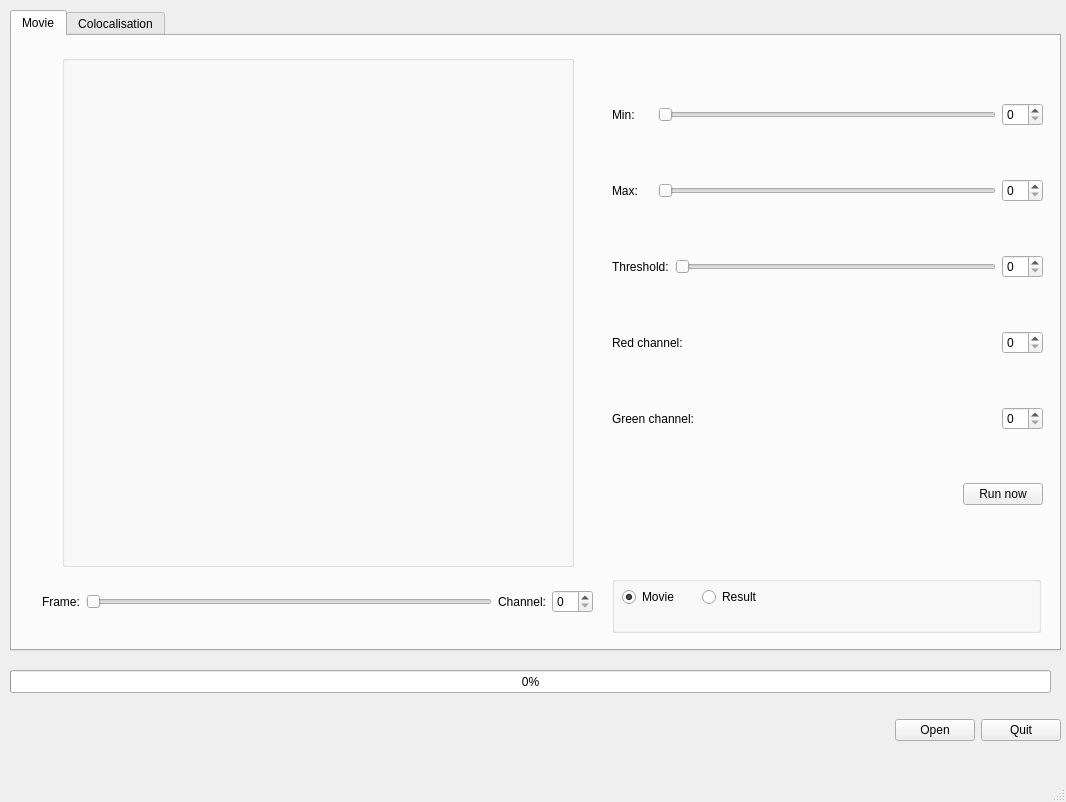
<?xml version="1.0" encoding="UTF-8"?>
<ui version="4.0">
 <class>MainWindow</class>
 <widget class="QMainWindow" name="MainWindow">
  <property name="geometry">
   <rect>
    <x>0</x>
    <y>0</y>
    <width>1066</width>
    <height>802</height>
   </rect>
  </property>
  <property name="windowTitle">
   <string>MainWindow</string>
  </property>
  <widget class="QWidget" name="centralwidget">
   <widget class="QTabWidget" name="tabWidget">
    <property name="geometry">
     <rect>
      <x>10</x>
      <y>10</y>
      <width>1051</width>
      <height>641</height>
     </rect>
    </property>
    <property name="currentIndex">
     <number>0</number>
    </property>
    <widget class="QWidget" name="movie_tab">
     <attribute name="title">
      <string>Movie</string>
     </attribute>
     <widget class="QGroupBox" name="movie_groupbox">
      <property name="geometry">
       <rect>
        <x>50</x>
        <y>19</y>
        <width>512</width>
        <height>512</height>
       </rect>
      </property>
      <property name="title">
       <string/>
      </property>
     </widget>
     <widget class="QWidget" name="horizontalLayoutWidget">
      <property name="geometry">
       <rect>
        <x>30</x>
        <y>540</y>
        <width>551</width>
        <height>51</height>
       </rect>
      </property>
      <layout class="QHBoxLayout" name="horizontalLayout">
       <item>
        <widget class="QLabel" name="label">
         <property name="text">
          <string>Frame:</string>
         </property>
        </widget>
       </item>
       <item>
        <widget class="QSlider" name="frame_slider">
         <property name="orientation">
          <enum>Qt::Horizontal</enum>
         </property>
        </widget>
       </item>
       <item>
        <widget class="QLabel" name="label_7">
         <property name="text">
          <string>Channel:</string>
         </property>
        </widget>
       </item>
       <item>
        <widget class="QSpinBox" name="channel_spinbox"/>
       </item>
      </layout>
     </widget>
     <widget class="QWidget" name="verticalLayoutWidget">
      <property name="geometry">
       <rect>
        <x>600</x>
        <y>20</y>
        <width>431</width>
        <height>501</height>
       </rect>
      </property>
      <layout class="QVBoxLayout" name="verticalLayout">
       <item>
        <layout class="QHBoxLayout" name="horizontalLayout_3">
         <item>
          <widget class="QLabel" name="label_2">
           <property name="text">
            <string>Min:     </string>
           </property>
          </widget>
         </item>
         <item>
          <widget class="QSlider" name="fmin_slider">
           <property name="orientation">
            <enum>Qt::Horizontal</enum>
           </property>
          </widget>
         </item>
         <item>
          <widget class="QSpinBox" name="fmin_spinbox"/>
         </item>
        </layout>
       </item>
       <item>
        <layout class="QHBoxLayout" name="horizontalLayout_4">
         <item>
          <widget class="QLabel" name="label_3">
           <property name="text">
            <string>Max:    </string>
           </property>
          </widget>
         </item>
         <item>
          <widget class="QSlider" name="fmax_slider">
           <property name="orientation">
            <enum>Qt::Horizontal</enum>
           </property>
          </widget>
         </item>
         <item>
          <widget class="QSpinBox" name="fmax_spinbox"/>
         </item>
        </layout>
       </item>
       <item>
        <layout class="QHBoxLayout" name="horizontalLayout_8">
         <item>
          <widget class="QLabel" name="label_5">
           <property name="text">
            <string>Threshold:</string>
           </property>
          </widget>
         </item>
         <item>
          <widget class="QSlider" name="threshold_slider">
           <property name="orientation">
            <enum>Qt::Horizontal</enum>
           </property>
          </widget>
         </item>
         <item>
          <widget class="QSpinBox" name="threshold_spinbox"/>
         </item>
        </layout>
       </item>
       <item>
        <layout class="QHBoxLayout" name="horizontalLayout_5">
         <item>
          <widget class="QLabel" name="label_4">
           <property name="text">
            <string>Red channel:</string>
           </property>
          </widget>
         </item>
         <item>
          <spacer name="horizontalSpacer_3">
           <property name="orientation">
            <enum>Qt::Horizontal</enum>
           </property>
           <property name="sizeHint" stdset="0">
            <size>
             <width>40</width>
             <height>20</height>
            </size>
           </property>
          </spacer>
         </item>
         <item>
          <widget class="QSpinBox" name="red_channel_spinbox"/>
         </item>
        </layout>
       </item>
       <item>
        <layout class="QHBoxLayout" name="horizontalLayout_6">
         <item>
          <widget class="QLabel" name="label_6">
           <property name="text">
            <string>Green channel:</string>
           </property>
          </widget>
         </item>
         <item>
          <spacer name="horizontalSpacer_4">
           <property name="orientation">
            <enum>Qt::Horizontal</enum>
           </property>
           <property name="sizeHint" stdset="0">
            <size>
             <width>40</width>
             <height>20</height>
            </size>
           </property>
          </spacer>
         </item>
         <item>
          <widget class="QSpinBox" name="green_channel_spinbox"/>
         </item>
        </layout>
       </item>
       <item>
        <layout class="QHBoxLayout" name="horizontalLayout_9">
         <item>
          <spacer name="horizontalSpacer_2">
           <property name="orientation">
            <enum>Qt::Horizontal</enum>
           </property>
           <property name="sizeHint" stdset="0">
            <size>
             <width>40</width>
             <height>20</height>
            </size>
           </property>
          </spacer>
         </item>
         <item>
          <widget class="QPushButton" name="run_button">
           <property name="text">
            <string>Run now</string>
           </property>
          </widget>
         </item>
        </layout>
       </item>
      </layout>
     </widget>
     <widget class="QWidget" name="layoutWidget">
      <property name="geometry">
       <rect>
        <x>600</x>
        <y>540</y>
        <width>429</width>
        <height>57</height>
       </rect>
      </property>
      <layout class="QHBoxLayout" name="horizontalLayout_10">
       <item>
        <widget class="QGroupBox" name="radio_groupbox">
         <property name="title">
          <string/>
         </property>
         <widget class="QRadioButton" name="result_radio">
          <property name="geometry">
           <rect>
            <x>90</x>
            <y>10</y>
            <width>75</width>
            <height>22</height>
           </rect>
          </property>
          <property name="text">
           <string>Result</string>
          </property>
         </widget>
         <widget class="QRadioButton" name="movie_radio">
          <property name="geometry">
           <rect>
            <x>10</x>
            <y>10</y>
            <width>73</width>
            <height>22</height>
           </rect>
          </property>
          <property name="text">
           <string>Movie</string>
          </property>
          <property name="checked">
           <bool>true</bool>
          </property>
         </widget>
        </widget>
       </item>
      </layout>
     </widget>
    </widget>
    <widget class="QWidget" name="colocalisation_tab">
     <attribute name="title">
      <string>Colocalisation</string>
     </attribute>
     <widget class="QGroupBox" name="coloc_groupbox">
      <property name="geometry">
       <rect>
        <x>50</x>
        <y>20</y>
        <width>512</width>
        <height>512</height>
       </rect>
      </property>
      <property name="title">
       <string/>
      </property>
     </widget>
     <widget class="QWidget" name="verticalLayoutWidget_2">
      <property name="geometry">
       <rect>
        <x>600</x>
        <y>20</y>
        <width>431</width>
        <height>501</height>
       </rect>
      </property>
      <layout class="QVBoxLayout" name="verticalLayout_2">
       <item>
        <layout class="QHBoxLayout" name="horizontalLayout_7">
         <item>
          <widget class="QLabel" name="label_8">
           <property name="text">
            <string>Overlap:</string>
           </property>
          </widget>
         </item>
         <item>
          <spacer name="horizontalSpacer_5">
           <property name="orientation">
            <enum>Qt::Horizontal</enum>
           </property>
           <property name="sizeHint" stdset="0">
            <size>
             <width>40</width>
             <height>20</height>
            </size>
           </property>
          </spacer>
         </item>
         <item>
          <widget class="QSpinBox" name="overlap_spinbox">
           <property name="maximum">
            <number>100</number>
           </property>
           <property name="value">
            <number>0</number>
           </property>
          </widget>
         </item>
        </layout>
       </item>
       <item>
        <layout class="QHBoxLayout" name="horizontalLayout_11">
         <item>
          <spacer name="horizontalSpacer_6">
           <property name="orientation">
            <enum>Qt::Horizontal</enum>
           </property>
           <property name="sizeHint" stdset="0">
            <size>
             <width>40</width>
             <height>20</height>
            </size>
           </property>
          </spacer>
         </item>
         <item>
          <widget class="QPushButton" name="update_button">
           <property name="text">
            <string>Update</string>
           </property>
          </widget>
         </item>
         <item>
          <widget class="QPushButton" name="reset_button">
           <property name="text">
            <string>Reset</string>
           </property>
          </widget>
         </item>
        </layout>
       </item>
       <item>
        <widget class="QTableView" name="results_table"/>
       </item>
      </layout>
     </widget>
     <widget class="QWidget" name="horizontalLayoutWidget_4">
      <property name="geometry">
       <rect>
        <x>30</x>
        <y>540</y>
        <width>421</width>
        <height>51</height>
       </rect>
      </property>
      <layout class="QHBoxLayout" name="horizontalLayout_12">
       <item>
        <widget class="QLabel" name="label_9">
         <property name="text">
          <string>Frame:</string>
         </property>
        </widget>
       </item>
       <item>
        <widget class="QSlider" name="coloc_frame_slider">
         <property name="orientation">
          <enum>Qt::Horizontal</enum>
         </property>
        </widget>
       </item>
      </layout>
     </widget>
    </widget>
   </widget>
   <widget class="QWidget" name="horizontalLayoutWidget_2">
    <property name="geometry">
     <rect>
      <x>10</x>
      <y>710</y>
      <width>1051</width>
      <height>41</height>
     </rect>
    </property>
    <layout class="QHBoxLayout" name="horizontalLayout_2">
     <item>
      <spacer name="horizontalSpacer">
       <property name="orientation">
        <enum>Qt::Horizontal</enum>
       </property>
       <property name="sizeHint" stdset="0">
        <size>
         <width>40</width>
         <height>20</height>
        </size>
       </property>
      </spacer>
     </item>
     <item>
      <widget class="QPushButton" name="open_button">
       <property name="text">
        <string>Open</string>
       </property>
      </widget>
     </item>
     <item>
      <widget class="QPushButton" name="quit_button">
       <property name="text">
        <string>Quit</string>
       </property>
      </widget>
     </item>
    </layout>
   </widget>
   <widget class="QProgressBar" name="progress_bar">
    <property name="geometry">
     <rect>
      <x>10</x>
      <y>670</y>
      <width>1041</width>
      <height>23</height>
     </rect>
    </property>
    <property name="value">
     <number>0</number>
    </property>
   </widget>
  </widget>
  <widget class="QMenuBar" name="menubar">
   <property name="geometry">
    <rect>
     <x>0</x>
     <y>0</y>
     <width>1066</width>
     <height>25</height>
    </rect>
   </property>
  </widget>
  <widget class="QStatusBar" name="statusbar"/>
 </widget>
 <resources/>
 <connections/>
</ui>
